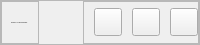
           <widget class="QFrame" name="contentTopBox">
            <property name="minimumSize">
             <size>
              <width>0</width>
              <height>45</height>
             </size>
            </property>
            <property name="maximumSize">
             <size>
              <width>16777215</width>
              <height>45</height>
             </size>
            </property>
            <property name="frameShape">
             <enum>QFrame::StyledPanel</enum>
            </property>
            <property name="frameShadow">
             <enum>QFrame::Raised</enum>
            </property>
            <layout class="QHBoxLayout" name="horizontalLayout">
             <property name="spacing">
              <number>0</number>
             </property>
             <property name="leftMargin">
              <number>0</number>
             </property>
             <property name="topMargin">
              <number>0</number>
             </property>
             <property name="rightMargin">
              <number>0</number>
             </property>
             <property name="bottomMargin">
              <number>0</number>
             </property>
             <item alignment="Qt::AlignLeft">
              <widget class="QFrame" name="contentTitleBox">
               <property name="frameShape">
                <enum>QFrame::StyledPanel</enum>
               </property>
               <property name="frameShadow">
                <enum>QFrame::Raised</enum>
               </property>
               <layout class="QVBoxLayout" name="verticalLayout_9">
                <item>
                 <widget class="QLabel" name="contentTitleLabel">
                  <property name="font">
                   <font>
                    <family>JetBrains Mono</family>
                    <pointsize>-1</pointsize>
                    <weight>50</weight>
                    <italic>false</italic>
                    <bold>false</bold>
                   </font>
                  </property>
                  <property name="text">
                   <string>File Sharer - LAN file sharing helper.</string>
                  </property>
                 </widget>
                </item>
               </layout>
              </widget>
             </item>
             <item alignment="Qt::AlignRight">
              <widget class="QFrame" name="contentButtonBox">
               <property name="maximumSize">
                <size>
                 <width>16777215</width>
                 <height>16777215</height>
                </size>
               </property>
               <property name="frameShape">
                <enum>QFrame::StyledPanel</enum>
               </property>
               <property name="frameShadow">
                <enum>QFrame::Raised</enum>
               </property>
               <layout class="QHBoxLayout" name="horizontalLayout_3">
                <property name="spacing">
                 <number>10</number>
                </property>
                <property name="leftMargin">
                 <number>10</number>
                </property>
                <property name="topMargin">
                 <number>0</number>
                </property>
                <property name="rightMargin">
                 <number>0</number>
                </property>
                <property name="bottomMargin">
                 <number>0</number>
                </property>
                <item>
                 <widget class="QPushButton" name="minimizeButton">
                  <property name="minimumSize">
                   <size>
                    <width>28</width>
                    <height>28</height>
                   </size>
                  </property>
                  <property name="maximumSize">
                   <size>
                    <width>28</width>
                    <height>28</height>
                   </size>
                  </property>
                  <property name="toolTip">
                   <string>最小化窗口</string>
                  </property>
                  <property name="styleSheet">
                   <string notr="true">background-image: url(:/icons/images/icon/minimize.png);</string>
                  </property>
                  <property name="text">
                   <string/>
                  </property>
                 </widget>
                </item>
                <item>
                 <widget class="QPushButton" name="maximizeRestoreButton">
                  <property name="minimumSize">
                   <size>
                    <width>28</width>
                    <height>28</height>
                   </size>
                  </property>
                  <property name="maximumSize">
                   <size>
                    <width>28</width>
                    <height>28</height>
                   </size>
                  </property>
                  <property name="toolTip">
                   <string>窗口全屏</string>
                  </property>
                  <property name="styleSheet">
                   <string notr="true">background-image: url(:/icons/images/icon/maximize.png);</string>
                  </property>
                  <property name="text">
                   <string/>
                  </property>
                 </widget>
                </item>
                <item>
                 <widget class="QPushButton" name="closeAppButton">
                  <property name="minimumSize">
                   <size>
                    <width>28</width>
                    <height>28</height>
                   </size>
                  </property>
                  <property name="maximumSize">
                   <size>
                    <width>28</width>
                    <height>28</height>
                   </size>
                  </property>
                  <property name="toolTip">
                   <string>关闭应用</string>
                  </property>
                  <property name="styleSheet">
                   <string notr="true">background-image: url(:/icons/images/icon/close.png);</string>
                  </property>
                  <property name="text">
                   <string/>
                  </property>
                 </widget>
                </item>
               </layout>
              </widget>
             </item>
            </layout>
           </widget>
